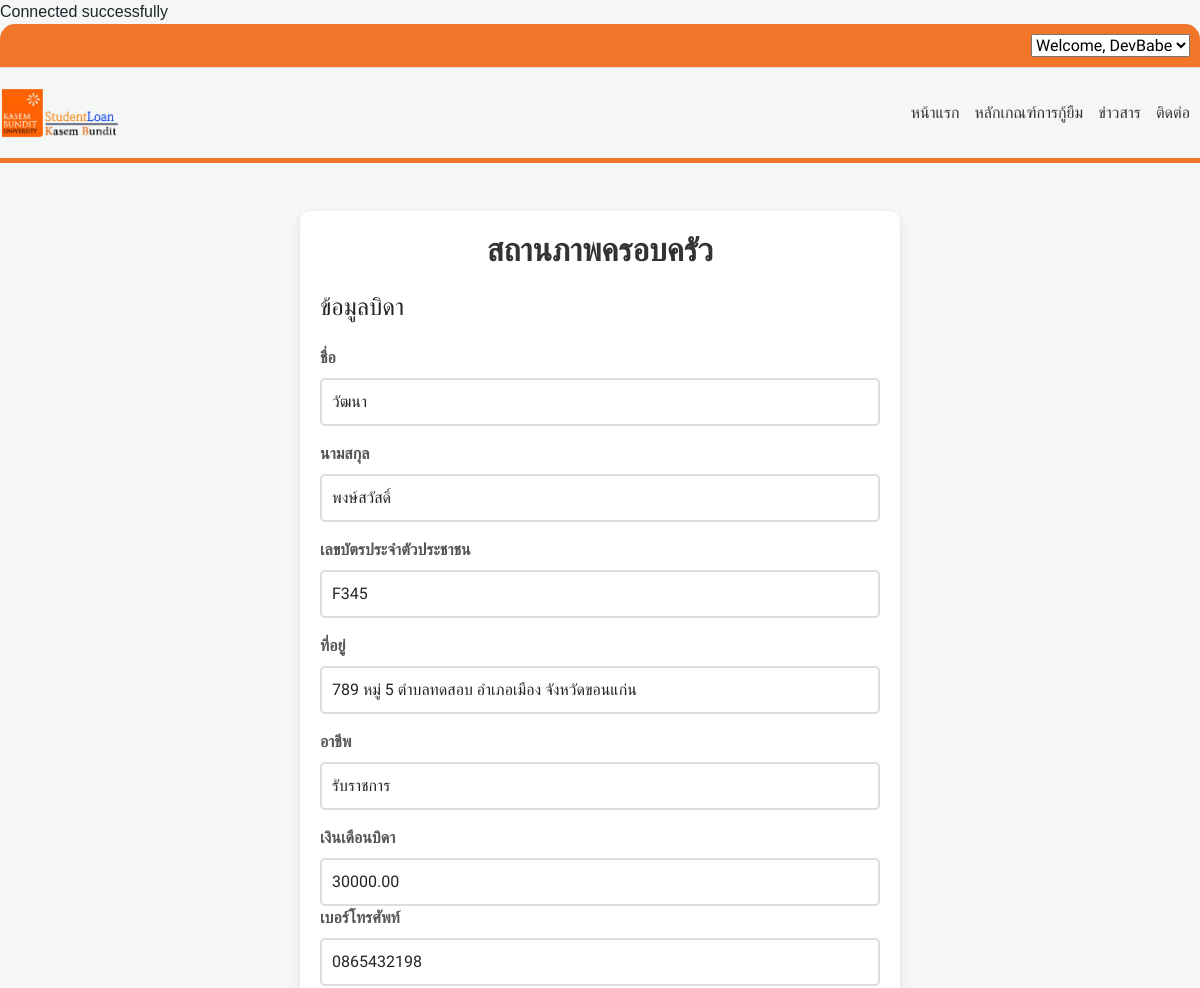
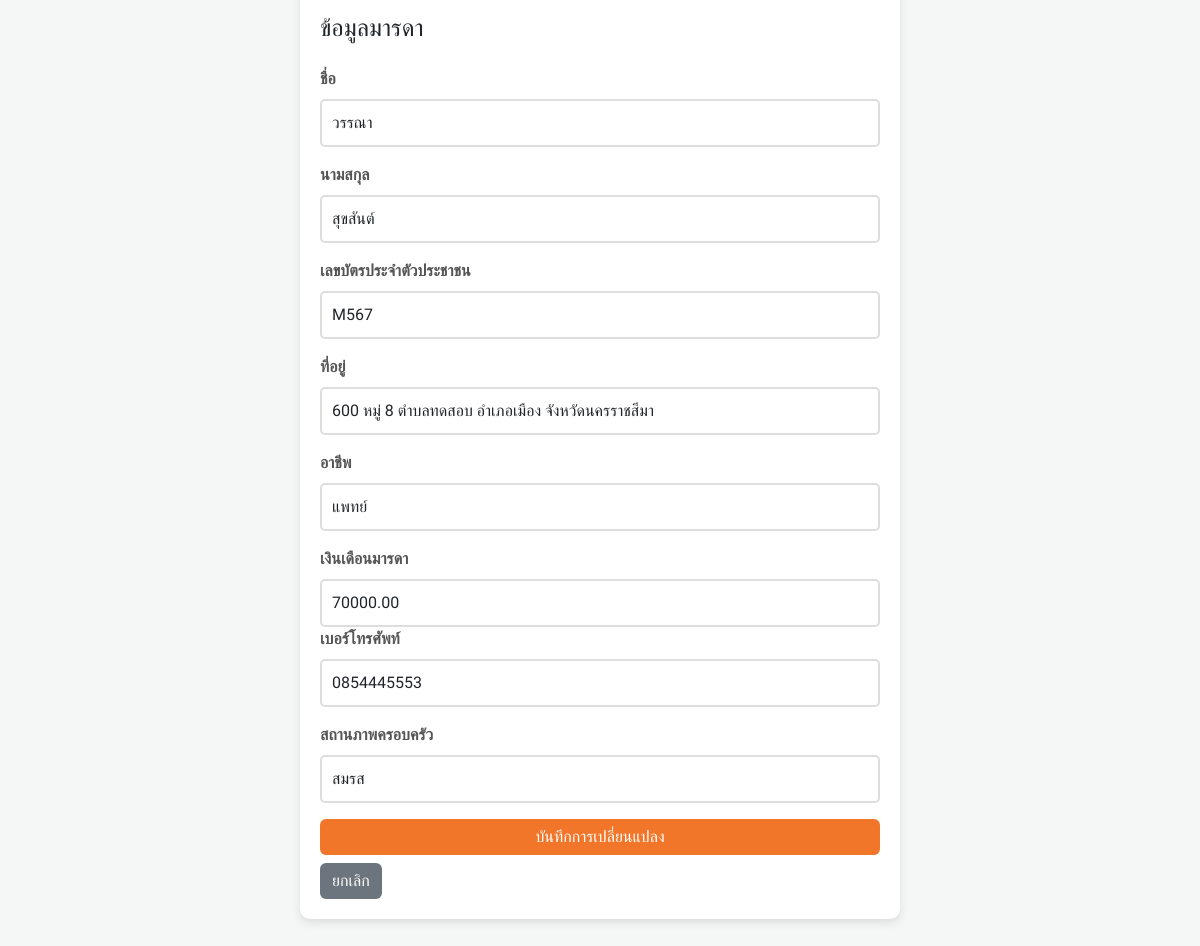
Screenshot of /user/user_profile_process_3.php?student_id=1103703175319 (signed in) with the database file from the repository (2 pictures, top to bottom).
### tables this page shows
CREATE TABLE `student` (
  `student_id` varchar(13) NOT NULL,
  `student_code` varchar(13) NOT NULL,
  `password` varchar(255) NOT NULL COMMENT 'รหัสผ่าน',
  `f_name` varchar(255) NOT NULL COMMENT 'ชื่อ',
  `l_name` varchar(255) NOT NULL COMMENT 'นามสกุล',
  `address` varchar(255) NOT NULL,
  `phone_number` varchar(10) NOT NULL,
  `phone_number_home` varchar(13) NOT NULL,
  `email` varchar(255) NOT NULL,
  `profile_image` longtext DEFAULT NULL,
  `spouse_id` varchar(13) DEFAULT NULL,
  `father_id` varchar(13) DEFAULT NULL,
  `mother_id` varchar(13) DEFAULT NULL,
  `guardian_id` varchar(13) DEFAULT NULL,
  `endorser_id` varchar(13) DEFAULT NULL,
  `department_id` int(11) DEFAULT NULL,
  `family_status_id` varchar(255) DEFAULT NULL,
  `family_status` varchar(150) NOT NULL
);

CREATE TABLE `father` (
  `father_id` varchar(13) NOT NULL,
  `father_name` varchar(255) NOT NULL COMMENT 'ชื่อ',
  `father_last_name` varchar(255) NOT NULL COMMENT 'นามสกุล',
  `father_occupation` varchar(255) NOT NULL,
  `father_address` varchar(255) NOT NULL,
  `father_income` decimal(10,2) NOT NULL,
  `father_phone_number` varchar(10) NOT NULL,
  `father_education_level` varchar(255) NOT NULL,
  `father_school_name` varchar(255) NOT NULL
);

CREATE TABLE `mother` (
  `mother_id` varchar(13) NOT NULL,
  `mother_name` varchar(255) NOT NULL COMMENT 'ชื่อ',
  `mother_last_name` varchar(255) NOT NULL COMMENT 'นามสกุล',
  `mother_occupation` varchar(255) NOT NULL,
  `mother_address` varchar(255) NOT NULL,
  `mother_income` decimal(10,2) NOT NULL,
  `mother_phone_number` varchar(10) NOT NULL,
  `mother_education_level` varchar(255) NOT NULL,
  `mother_school_name` varchar(255) NOT NULL
);

### user/user_profile_process_3.php (the view, shortened to what this page needs)
<?php
include '/xampp/htdocs/Project_Final/server.php';
if (isset($_GET['student_id'])) {
    $student_id = intval($_GET['student_id']);
    $sql = "SELECT student.*, mother.mother_name, mother.mother_last_name, father.father_name, father.father_last_name, father.father_id, mother.mother_id, mother.mother_address, father.father_address, mother.mother_phone_number, father.father_phone_number, mother.mother_occupation, father.father_occupation, mother.mother_income, father.father_income, student.phone_number_home
            FROM student
            LEFT JOIN mother ON student.mother_id = mother.mother_id
            LEFT JOIN father ON student.father_id = father.father_id
            WHERE student.student_id = $student_id";
    $result = $conn->query($sql);
    if ($result->num_rows > 0) {
        $row = $result->fetch_assoc();
    } else {
        echo "ไม่พบข้อมูล";
        exit();
    }
} else {
    echo "ไม่มีการระบุ ID นักเรียน";
    exit();
}
?>
<!DOCTYPE html>
<html lang="th">
<head>
    <link rel="stylesheet" href="../static/css/style.css">
    <link href="https://cdn.jsdelivr.net/npm/bootstrap@5.3.0-alpha1/dist/css/bootstrap.min.css" rel="stylesheet">
</head>
<body>
    <?php include('../user/header.php'); ?>
    <div class="container mt-5">
        <h2 class="mb-4">สถานภาพครอบครัว</h2>
        <form action="user_profile_process_save3.php" method="POST" onsubmit="return validateForm()">
    <h4 class="mb-4">ข้อมูลบิดา</h4>
    <div class="mb-3">
        <label for="father_name" class="form-label">ชื่อ</label>
        <input type="text" class="form-control" id="father_name" name="father_name"
            value="<?php echo htmlspecialchars($row['father_name']); ?>" required>
    </div>
    <div class="mb-3">
        <label for="father_last_name" class="form-label">นามสกุล</label>
        <input type="text" class="form-control" id="father_last_name" name="father_last_name"
            value="<?php echo htmlspecialchars($row['father_last_name']); ?>" required>
    </div>
    <div class="mb-3">
        <label for="father_id" class="form-label">เลขบัตรประจำตัวประชาชน</label>
        <input type="text" class="form-control" id="father_id" name="father_id"
            value="<?php echo htmlspecialchars($row['father_id']); ?>" required>
    </div>
    <div class="mb-3">
        <label for="father_address" class="form-label">ที่อยู่</label>
        <input type="text" class="form-control" id="father_address" name="father_address"
            value="<?php echo htmlspecialchars($row['father_address']); ?>" required>
    </div>
    <div class="mb-3">
        <label for="father_occupation" class="form-label">อาชีพ</label>
        <input type="text" class="form-control" id="father_occupation" name="father_occupation"
            value="<?php echo htmlspecialchars($row['father_occupation']); ?>" required>
    </div>
    <div class="md-3">
        <label for="father_income" class="form-label">เงินเดือนบิดา</label>
        <input type="text" class="form-control" id="father_income" name="father_income"
            value="<?php echo htmlspecialchars($row['father_income']); ?>" required>
    </div>
    <div class="mb-3">
        <label for="father_phone_number" class="form-label">เบอร์โทรศัพท์</label>
        <input type="text" class="form-control" id="father_phone_number" name="father_phone_number"
            value="<?php echo htmlspecialchars($row['father_phone_number']); ?>" required>
    </div>
    <h4 class="mb-4">ข้อมูลมารดา</h4>
    <div class="mb-3">
        <label for="mother_name" class="form-label">ชื่อ</label>
        <input type="text" class="form-control" id="mother_name" name="mother_name"
            value="<?php echo htmlspecialchars($row['mother_name']); ?>" required>
    </div>
    <div class="mb-3">
        <label for="mother_last_name" class="form-label">นามสกุล</label>
        <input type="text" class="form-control" id="mother_last_name" name="mother_last_name"
            value="<?php echo htmlspecialchars($row['mother_last_name']); ?>" required>
    </div>
    <div class="mb-3">
        <label for="mother_id" class="form-label">เลขบัตรประจำตัวประชาชน</label>
        <input type="text" class="form-control" id="mother_id" name="mother_id"
            value="<?php echo htmlspecialchars($row['mother_id']); ?>" required>
    </div>
    <div class="mb-3">
        <label for="mother_address" class="form-label">ที่อยู่</label>
        <input type="text" class="form-control" id="mother_address" name="mother_address"
            value="<?php echo htmlspecialchars($row['mother_address']); ?>" required>
    </div>
    <div class="mb-3">
        <label for="mother_occupation" class="form-label">อาชีพ</label>
        <input type="text" class="form-control" id="mother_occupation" name="mother_occupation"
            value="<?php echo htmlspecialchars($row['mother_occupation']); ?>" required>
    </div>
    <div class="md-3">
        <label for="mother_income" class="form-label">เงินเดือนมารดา</label>
        <input type="text" class="form-control" id="mother_income" name="mother_income"
            value="<?php echo htmlspecialchars($row['mother_income']); ?>" required>
    </div>
    <div class="mb-3">
        <label for="mother_phone_number" class="form-label">เบอร์โทรศัพท์</label>
        <input type="text" class="form-control" id="mother_phone_number" name="mother_phone_number"
            value="<?php echo htmlspecialchars($row['mother_phone_number']); ?>" required>
    </div>
    <div class="mb-3">
        <label for="family_status" class="form-label">สถานภาพครอบครัว</label>
        <select class="form-control" id="family_status" name="family_status" required>
            <option value="สมรส">สมรส</option>
        </select>
    </div>
    <button type="submit" class="btn btn-primary">บันทึกการเปลี่ยนแปลง</button>
    <a href="user_profile.php" class="btn btn-secondary mt-2">ยกเลิก</a>
</form>
    </div>
</body>
</html>

### static/css/style.css (style rules this page uses)
* { margin: 0; padding: 0; box-sizing: border-box; font-family: "Prompt", sans-serif; font-weight: 300; font-style: normal; }
.container { max-width: 1200px; width: 90%; margin: auto; }

### user/user_profile_process_3.php (style rules this page uses)
body { background: #f4f7f6; font-family: 'Arial', sans-serif; }
.container { max-width: 600px; background: white; padding: 20px; margin: 50px auto; border-radius: 10px; box-shadow: 0px 4px 10px rgba(0, 0, 0, 0.1); }
h2 { text-align: center; color: #333; font-weight: bold; margin-bottom: 20px; }
.form-label { font-weight: bold; color: #555; }
.form-control { border: 2px solid #ddd; border-radius: 5px; padding: 10px; font-size: 16px; }
button { width: 100%; padding: 12px; font-size: 18px; font-weight: bold; border-radius: 5px; transition: 0.3s; }
.btn-primary { background: #F17629; border: none; }
.btn-secondary { background: #6c757d; border: none; }

### rows the page displays
student: father_name "วัฒนา", father_last_name "พงษ์สวัสดิ์", father_id "F345", father_address "789 หมู่ 5 ตำบลทดสอบ อำเภอเมือง จังหวัดขอนแก่น", father_occupation "รับราชการ", father_income "30000.00", father_phone_number "0865432198", mother_name "วรรณา", mother_last_name "สุขสันต์", mother_id "M567", mother_address "600 หมู่ 8 ตำบลทดสอบ อำเภอเมือง จังหวัดนครราชสีมา", mother_occupation "แพทย์", mother_income "70000.00", mother_phone_number "0854445553"
